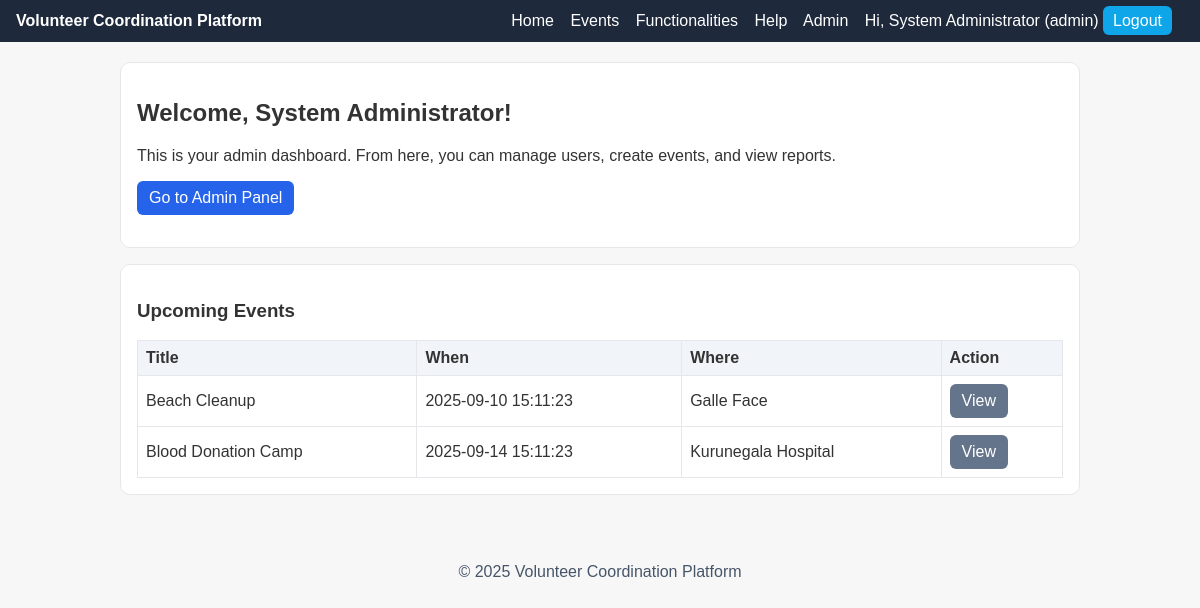
Screenshot of /home.php (signed in) with the database file from the repository.
### tables this page shows
CREATE TABLE events (
  id INT AUTO_INCREMENT PRIMARY KEY,
  title VARCHAR(150) NOT NULL,
  description VARCHAR(500) DEFAULT NULL,
  event_time DATETIME NOT NULL,
  location VARCHAR(150) NOT NULL,
  required_skills VARCHAR(255) DEFAULT NULL,
  slots INT NOT NULL DEFAULT 10,
  created_by INT NOT NULL,
  created_at TIMESTAMP DEFAULT CURRENT_TIMESTAMP,
  FOREIGN KEY (created_by) REFERENCES users(id) ON DELETE CASCADE
);

### auth.php (called while the page is built, shortened)
<?php
function current_user() {
    return $_SESSION['user'] ?? null;
}
?>

### home.php (the view, shortened to what this page needs)
<?php
require_once 'db.php';
require_once 'auth.php';
include 'header.php';
$role = current_user()['role'];
$name = htmlspecialchars(current_user()['name']);
?>
<div class="card">
  <h2>Welcome, <?php echo $name; ?>!</h2>
  <?php if ($role === 'admin'): ?>
    <p>This is your admin dashboard. From here, you can manage users, create events, and view reports.</p>
    <p><a class="btn" href="admin.php">Go to Admin Panel</a></p>
  <?php else: ?>
    <p>This is your volunteer dashboard. Browse events and sign up according to your skills and availability.</p>
    <p><a class="btn" href="events.php">Browse Events</a></p>
  <?php endif; ?>
</div>
<div class="card">
  <h3>Upcoming Events</h3>
  <?php
    $q = $conn->query("SELECT id, title, event_time, location FROM events ORDER BY event_time ASC LIMIT 5");
    if ($q && $q->num_rows > 0):
  ?>
    <table class="table">
      <tr><th>Title</th><th>When</th><th>Where</th><th>Action</th></tr>
      <?php while ($e = $q->fetch_assoc()): ?>
        <tr>
          <td><?php echo htmlspecialchars($e['title']); ?></td>
          <td><?php echo htmlspecialchars($e['event_time']); ?></td>
          <td><?php echo htmlspecialchars($e['location']); ?></td>
          <td><a class="btn secondary" href="events.php#event-<?php echo $e['id']; ?>">View</a></td>
        </tr>
      <?php endwhile; ?>
    </table>
  <?php else: ?>
    <p>No events yet.</p>
  <?php endif; ?>
</div>
<?php include 'footer.php'; ?>

### styles.css (style rules this page uses)
* { box-sizing: border-box; font-family: Arial, sans-serif; }
body { margin: 0; background: #f7f7f7; color: #333; }
.card { background: #fff; border: 1px solid #e5e7eb; border-radius: 10px; padding: 16px; margin-bottom: 16px; }
.btn { display: inline-block; padding: 8px 12px; border-radius: 6px; background: #2563eb; color: #fff; text-decoration: none; }
.btn.secondary { background: #64748b; }
.table { width: 100%; border-collapse: collapse; }
.table th, .table td { border: 1px solid #e5e7eb; padding: 8px; text-align: left; }
.table th { background: #f1f5f9; }

### rows the page displays
events: title "Beach Cleanup", event_time "2025-09-10 15:11:23", location "Galle Face"
events: title "Blood Donation Camp", event_time "2025-09-14 15:11:23", location "Kurunegala Hospital"

### other values shown
current_user()['name'] "System Administrator"
current_user()['role'] "admin"
$name "System Administrator"
